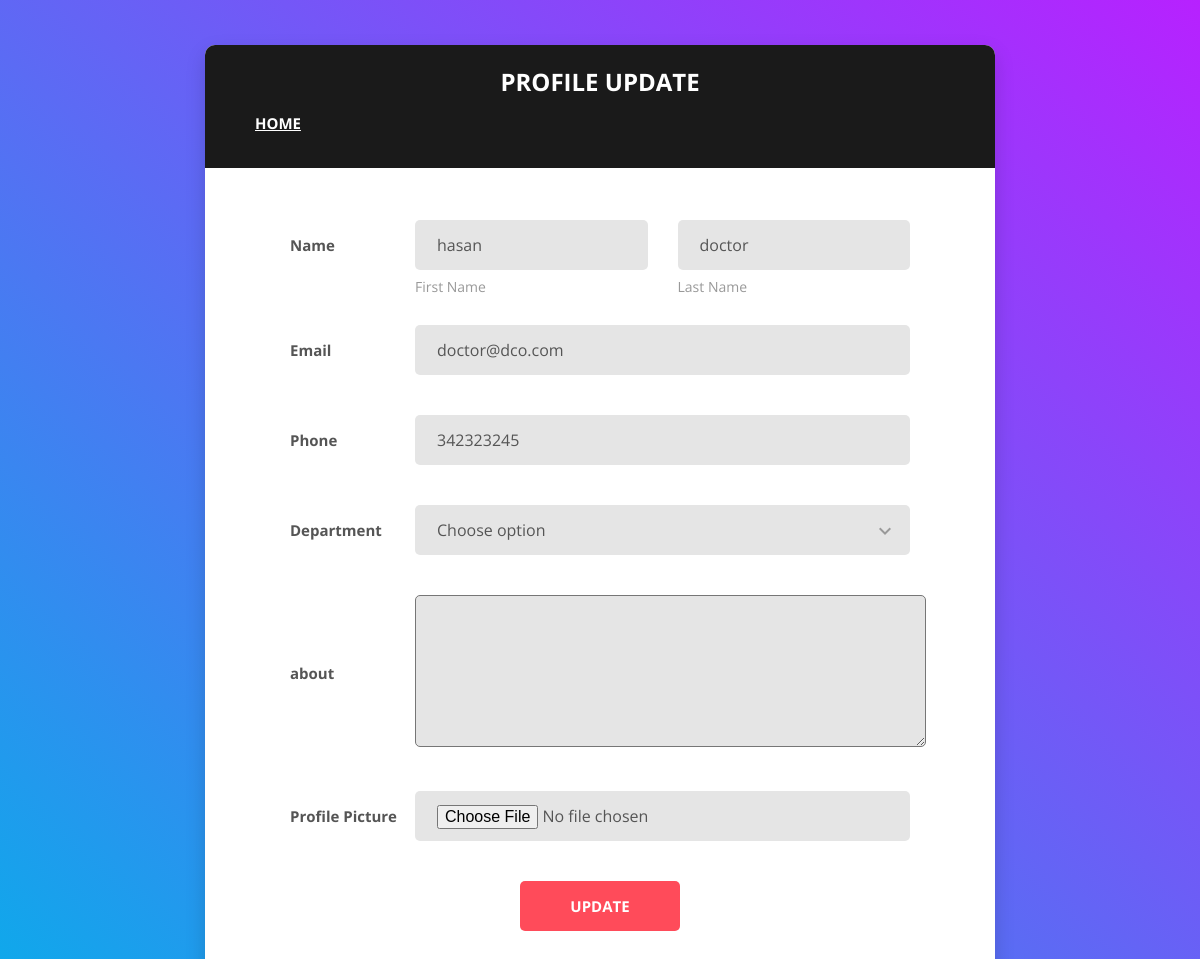
The app's page /profile/index.php (signed in) with its own data.
### tables this page shows
CREATE TABLE `users` (
  `id` int(10) NOT NULL,
  `fname` varchar(50) NOT NULL,
  `lname` varchar(50) NOT NULL,
  `phone` int(100) NOT NULL,
  `email` varchar(100) NOT NULL,
  `typeu` varchar(50) NOT NULL,
  `about` text,
  `status` int(10) NOT NULL DEFAULT '0',
  `depart` int(11) DEFAULT NULL,
  `upp` varchar(255) DEFAULT NULL,
  `pass` varchar(50) NOT NULL
);

### profile/index.php (the view, shortened to what this page needs)
<!DOCTYPE html>
<html lang="en">
<head>
    <link href="vendor/mdi-font/css/material-design-iconic-font.min.css" rel="stylesheet" media="all">
    <link href="vendor/font-awesome-4.7/css/font-awesome.min.css" rel="stylesheet" media="all">
    <link href="vendor/select2/select2.min.css" rel="stylesheet" media="all">
    <link href="vendor/datepicker/daterangepicker.css" rel="stylesheet" media="all">
    <link href="css/main.css" rel="stylesheet" media="all">
</head>
<body>
    <div class="page-wrapper bg-gra-03 p-t-45 p-b-50">
        <div class="wrapper wrapper--w790">
            <div class="card card-5">
                <div class="card-heading">
                    <h2 class="title">Profile Update</h2>
                    <a class='btn btn-primary' href="../index.php">Home</a>
                </div>
                <div class="card-body">
                    <form method="POST" action="../uprofile.php" enctype="multipart/form-data">
                    <?php
                        include "../db.php";
                        $email=$_SESSION['email'];
                        $query = "SELECT * FROM users WHERE email='$email'";
                        $results = mysqli_query($conn, $query)->fetch_assoc();
                        ?>
                       <div class="form-row m-b-55">
                            <div class="name">Name</div>
                            <div class="value">
                                <div class="row row-space">
                                    <div class="col-2">
                                        <div class="input-group-desc">
                                            <input class="input--style-5" type="text" name="fname" value="<?php echo $results['fname']; ?>">
                                            <label class="label--desc">first name</label>
                                        </div>
                                    </div>
                                    <div class="col-2">
                                        <div class="input-group-desc">
                                            <input class="input--style-5"  type="text" name="lname"  value="<?php echo $results['lname']; ?>">
                                            <label class="label--desc">last name</label>
                                        </div>
                                    </div>
                                </div>
                            </div>
                        </div>
                        <div class="form-row">
                            <div class="name">Email</div>
                            <div class="value">
                                <div class="input-group">
                                    <input class="input--style-5" type="email" name="email"  value="<?php echo $results['email']; ?>">
                                </div>
                            </div>
                        </div>
                        <div class="form-row">
                            <div class="name">Phone</div>
                            <div class="value">
                                <div class="input-group">
                                    <input class="input--style-5" type="number" name="phone"  value="<?php echo $results['phone']; ?>">
                                </div>
                            </div>
                        </div>
                        <?php if($results['typeu']=='Doctor'){ ?>
                        <div class="form-row">
                            <div class="name">Department</div>
                            <div class="value">
                                <div class="input-group">
                                    <div class="rs-select2 js-select-simple select--no-search">
                                    </div>
                                </div>
                            </div>
                        </div>
                        <?php }?>
                        <div class="form-row">
                            <div class="name">about</div>
                            <div class="value">
                                <div class="input-group">
                                    <textarea class="input--style-5" name="about" id="" cols="45" rows="3" ><?php echo $results['about']; ?>
                                    </textarea>
                                </div>
                            </div>
                        </div>
                        <div class="form-row">
                            <div class="name">Profile Picture</div>
                            <div class="value">
                                <div class="input-group">
                                    <input class="input--style-5" type="file" name="pp">
                                </div>
                            </div>
                        </div>
                        <div style="text-align:center">
                            <button class="btn btn--radius-2 btn--red" name="update" type="submit">Update</button>
                        </div>
                    </form>
                </div>
            </div>
        </div>
    </div>
</body>
</html>

### profile/css/main.css (style rules this page uses)
.row { display: -webkit-box; display: -webkit-flex; display: -moz-box; display: -ms-flexbox; display: flex; -webkit-flex-wrap: wrap; -ms-flex-wrap: wrap; flex-wrap: wrap; }
.row .col-2:last-child .input-group-desc { margin-bottom: 0; }
.row-space { -webkit-box-pack: justify; -webkit-justify-content: space-between; -moz-box-pack: justify; -ms-flex-pack: justify; justify-content: space-between; }
.col-2 { width: -webkit-calc((100% - 30px) / 2); width: -moz-calc((100% - 30px) / 2); width: calc((100% - 30px) / 2); }
.form-row { display: -webkit-box; display: -webkit-flex; display: -moz-box; display: -ms-flexbox; display: flex; -webkit-flex-wrap: wrap; -ms-flex-wrap: wrap; flex-wrap: wrap; -webkit-box-align: center; -webkit-align-items: center; -moz-box-align: center; -ms-flex-align: center; align-items: center; margin-bottom: 40px; }
.form-row .name { width: 125px; color: #555; font-size: 15px; font-weight: 700; }
.form-row .value { width: -webkit-calc(100% - 125px); width: -moz-calc(100% - 125px); width: calc(100% - 125px); }
html { -webkit-box-sizing: border-box; -moz-box-sizing: border-box; box-sizing: border-box; }
* { padding: 0; margin: 0; }
*, *:before, *:after { -webkit-box-sizing: inherit; -moz-box-sizing: inherit; box-sizing: inherit; }
body, h1, h2, h3, h4, h5, h6, blockquote, p, pre, dl, dd, ol, ul, figure, hr, fieldset, legend { margin: 0; padding: 0; }
button { outline: none; background: none; border: none; }
.page-wrapper { min-height: 100vh; }
body { font-family: "Open Sans", "Arial", "Helvetica Neue", sans-serif; font-weight: 400; font-size: 14px; }
h1, h2, h3, h4, h5, h6 { font-weight: 400; }
h2 { font-size: 30px; }
.bg-gra-03 { background: -webkit-gradient(linear, left bottom, right top, from(#08aeea), to(#b721ff)); background: -webkit-linear-gradient(bottom left, #08aeea 0%, #b721ff 100%); background: -moz-linear-gradient(bottom left, #08aeea 0%, #b721ff 100%); background: -o-linear-gradient(bottom left, #08aeea 0%, #b721ff 100%); background: linear-gradient(to top right, #08aeea 0%, #b721ff 100%); }
.p-t-45 { padding-top: 45px; }
.p-b-50 { padding-bottom: 50px; }
.m-b-55 { margin-bottom: 55px; }
.wrapper { margin: 0 auto; }
.wrapper--w790 { max-width: 790px; }
.btn { display: inline-block; line-height: 50px; padding: 0 50px; -webkit-transition: all 0.4s ease; -o-transition: all 0.4s ease; -moz-transition: all 0.4s ease; transition: all 0.4s ease; cursor: pointer; font-size: 15px; text-transform: uppercase; font-weight: 700; color: #fff; font-family: inherit; }
.btn--radius-2 { -webkit-border-radius: 5px; -moz-border-radius: 5px; border-radius: 5px; }
.btn--red { background: #ff4b5a; }
input { outline: none; margin: 0; border: none; -webkit-box-shadow: none; -moz-box-shadow: none; box-shadow: none; width: 100%; font-size: 14px; font-family: inherit; }
.input--style-5 { background: #e5e5e5; line-height: 50px; -webkit-border-radius: 5px; -moz-border-radius: 5px; border-radius: 5px; padding: 0 22px; font-size: 16px; color: #555; }
.input-group-desc { position: relative; }
.input-group { position: relative; margin: 0; }
.label--desc { position: absolute; text-transform: capitalize; display: block; color: #999; font-size: 14px; margin: 0; margin-top: 7px; left: 0; }
.title { font-size: 24px; text-transform: uppercase; font-weight: 700; text-align: center; color: #fff; }
.card { -webkit-border-radius: 3px; -moz-border-radius: 3px; border-radius: 3px; background: #fff; }
.card-5 { background: #fff; -webkit-border-radius: 10px; -moz-border-radius: 10px; border-radius: 10px; -webkit-box-shadow: 0px 8px 20px 0px rgba(0, 0, 0, 0.15); -moz-box-shadow: 0px 8px 20px 0px rgba(0, 0, 0, 0.15); box-shadow: 0px 8px 20px 0px rgba(0, 0, 0, 0.15); }
.card-5 .card-heading { padding: 20px 0; background: #1a1a1a; -webkit-border-top-left-radius: 10px; -moz-border-radius-topleft: 10px; border-top-left-radius: 10px; -webkit-border-top-right-radius: 10px; -moz-border-radius-topright: 10px; border-top-right-radius: 10px; }
.card-5 .card-body { padding: 52px 85px; padding-bottom: 73px; }

### records on screen
users: fname "hasan", lname "doctor", email "doctor@dco.com", phone "342323245"
